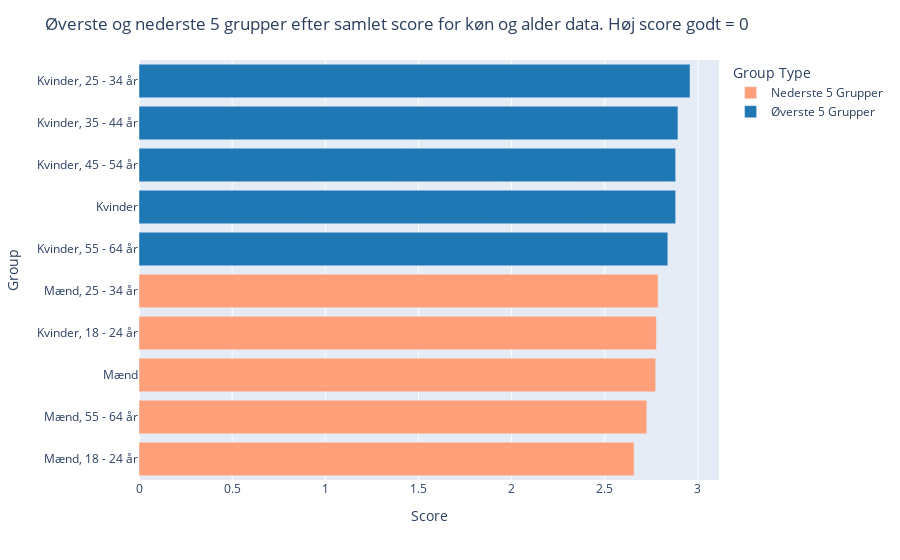

Notebook cell for this chart:
### Code cell
plot_top_and_bottom_groups(koen_alder_data_filtered, 0, 'køn og alder data')

### Figure 1 — Plotly figure (JSON) as saved in the notebook; plotly's stock layout.template omitted (floating-point values rounded to 4 significant figures)
{"data": [{"alignmentgroup": "True", "hovertemplate": "Group Type=Nederste 5 Grupper<br>Score=%{x}<br>Group=%{y}<extra></extra>", "legendgroup": "Nederste 5 Grupper", "marker": {"color": "lightsalmon", "pattern": {"shape": ""}}, "name": "Nederste 5 Grupper", "offsetgroup": "Nederste 5 Grupper", "orientation": "h", "showlegend": true, "textposition": "auto", "type": "bar", "x": [2.657, 2.726, 2.773, 2.777, 2.786], "xaxis": "x", "y": ["Mænd, 18 - 24 år", "Mænd, 55 - 64 år", "Mænd", "Kvinder, 18 - 24 år", "Mænd, 25 - 34 år"], "yaxis": "y"}, {"alignmentgroup": "True", "hovertemplate": "Group Type=Øverste 5 Grupper<br>Score=%{x}<br>Group=%{y}<extra></extra>", "legendgroup": "Øverste 5 Grupper", "marker": {"color": "#1f77b4", "pattern": {"shape": ""}}, "name": "Øverste 5 Grupper", "offsetgroup": "Øverste 5 Grupper", "orientation": "h", "showlegend": true, "textposition": "auto", "type": "bar", "x": [2.838, 2.88, 2.88, 2.893, 2.957], "xaxis": "x", "y": ["Kvinder, 55 - 64 år", "Kvinder", "Kvinder, 45 - 54 år", "Kvinder, 35 - 44 år", "Kvinder, 25 - 34 år"], "yaxis": "y"}], "layout": {"barmode": "relative", "legend": {"title": {"text": "Group Type"}, "tracegroupgap": 0}, "margin": {"t": 60}, "title": {"text": "Øverste og nederste 5 grupper efter samlet score for køn og alder data. Høj score godt = 0"}, "xaxis": {"anchor": "y", "domain": [0, 1], "title": {"text": "Score"}}, "yaxis": {"anchor": "x", "domain": [0, 1], "title": {"text": "Group"}}}}
